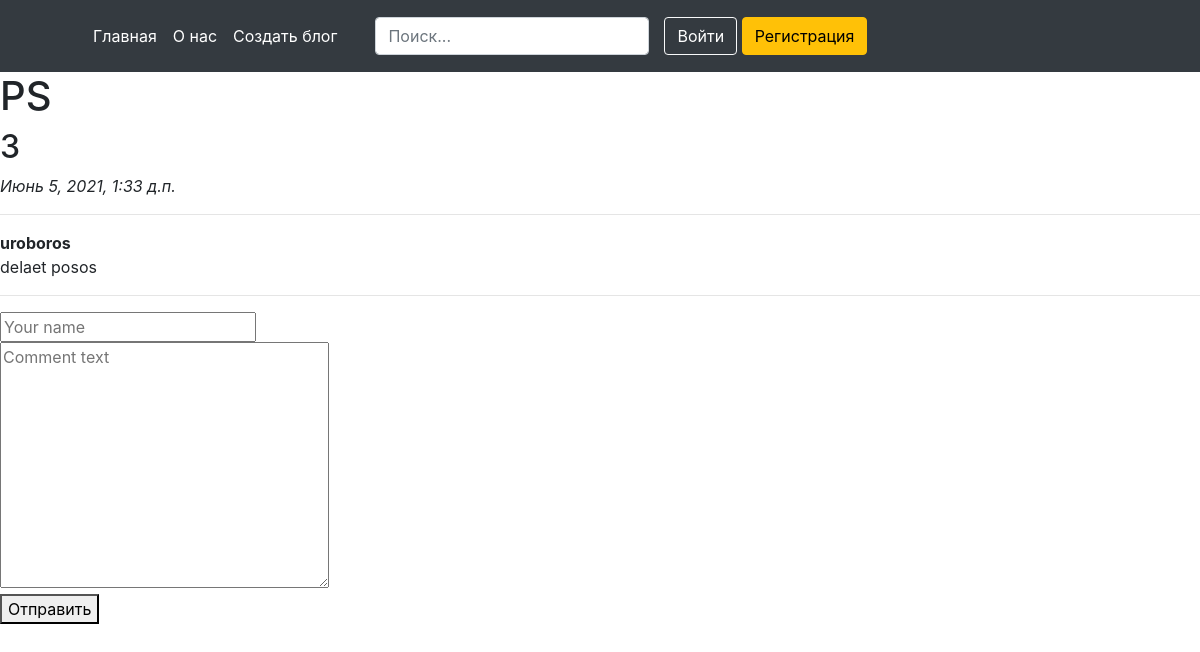
The app's page /article/1/, older data.
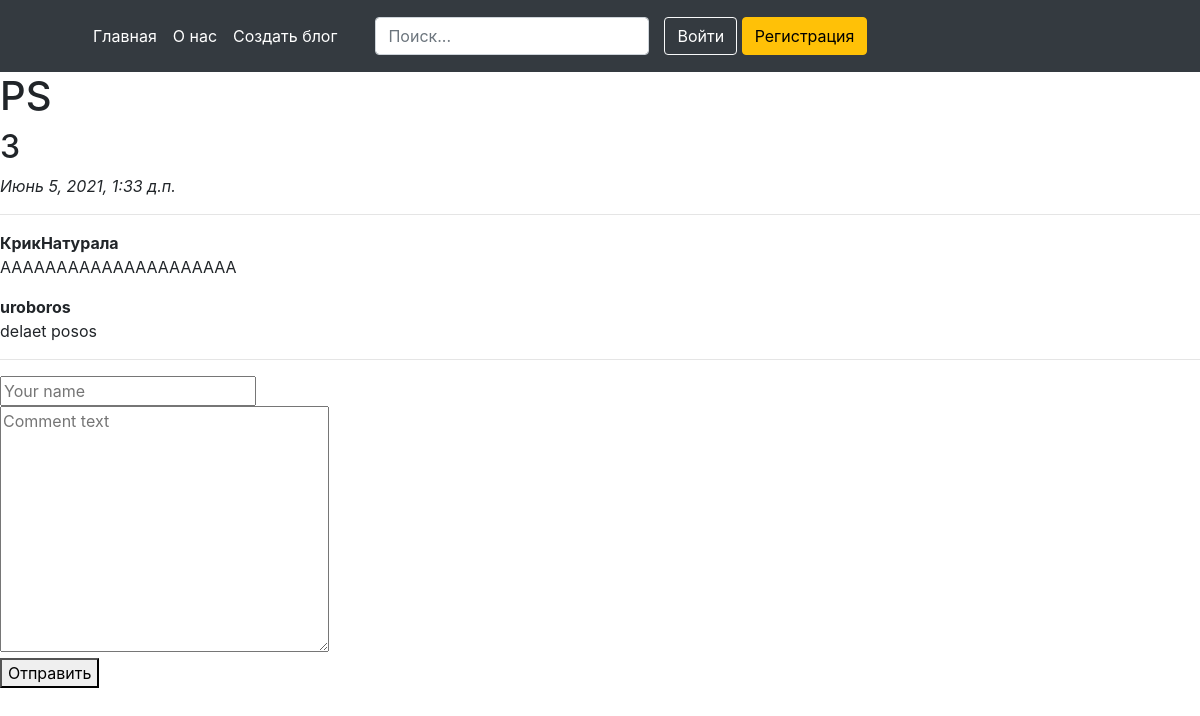
The same page, newer data.
### main/models.py (models this page shows, shortened)
class Task(models.Model):
    title = models.CharField('Title', max_length=200)
    task = models.TextField('Description')
    publication = models.DateTimeField(auto_now_add=True)
    class Meta:
        verbose_name = 'Статья'
        verbose_name_plural = 'Статьи'

class Comment(models.Model):
    task_comment = models.ForeignKey(Task, on_delete=models.CASCADE)
    author = models.CharField('имя автора', max_length=20)
    comment_text = models.CharField("Комментарий", max_length=200)
    class Meta:
        verbose_name = 'Комментарий'
        verbose_name_plural = 'Комментарии'

### main/views.py (the view)
# urls.py: path('article/<int:pk>/', views.detail, name='detail'),
def detail(request, pk):
    try:
        article = Task.objects.get(id=pk)
        latest_comments = article.comment_set.order_by("-id")[:10]
    except:
        raise Http404('Статья не найдена')
    return render(request, 'main/detail.html', {'article': article, 'latest_comments': latest_comments})

### main/templates/main/detail.html (shortened to what this page needs)
{% extends 'main/base.html' %}
{% block content %}
     <h1>{{ article.title }}</h1>
         <h2>{{article.task}}</h2>
            <em>{{article.publication}}</em>
<hr>
{% if latest_comments %}
    {% for i in latest_comments %}
            <strong>{{i.author}}</strong>
            <p>{{i.comment_text}}</p>
{% endfor %}
{% else %}
Комментариев нет
{% endif %}
<hr>
<form action="{% url 'comment' article.id %}" method="POST">
    <input type="text" required placeholder="Your name" name="name"><br>
    <textarea name="text" required="" placeholder="Comment text" cols="30" rows="10"></textarea><br>
    <button type="submit">Отправить</button>
</form>
{% endblock %}

### main/templates/main/base.html (shortened to what this page needs)
<!doctype html>
<html lang="ru">
<head>
    <link rel="stylesheet" href="https://cdn.jsdelivr.net/npm/bootstrap@4.6.0/dist/css/bootstrap.min.css">
</head>
<body>
<header class="p-3 bg-dark text-white">
    <div class="container">
      <div class="d-flex flex-wrap align-items-center justify-content-center justify-content-lg-start">
        <a href="/" class="d-flex align-items-center mb-2 mb-lg-0 text-white text-decoration-none">
          <svg class="bi me-2" width="40" height="32" role="img" aria-label="Bootstrap"><use xlink:href="#bootstrap"></use></svg>
        </a>
        <ul class="nav col-12 col-lg-auto me-lg-auto mb-2 justify-content-center mb-md-0">
          <li><a href="{% url 'home' %}" class="nav-link px-2 text-white">Главная</a></li>
          <li><a href="{% url 'about' %}" class="nav-link px-2 text-white">О нас</a></li>
            <li><a href="{% url 'create' %}" class="nav-link px-2 text-white">Создать блог</a></li>
        </ul>
        <form class="col-12 col-lg-auto mb-3 mb-lg-0 me-lg-3">
          <input type="search" class="form-control form-control-dark" placeholder="Поиск..." aria-label="Поиск">
        </form>
        <div class="text-end">
            <li class="btn btn-outline-light me-2"><a href="{% url 'login' %}"><font color="white">Войти</font></a></li>
            <li class="btn btn-warning"><a href="{% url 'registration' %}"><font color="black">Регистрация</font></a></li>
        </div>
      </div>
    </div>
  </header>
    {% block content %}{% endblock %}
</body>
</html>

Row changes from the older to the newer data that the page shows:
added Comment: author "КрикНатурала", comment_text "ААААААААААААААААААААА"
